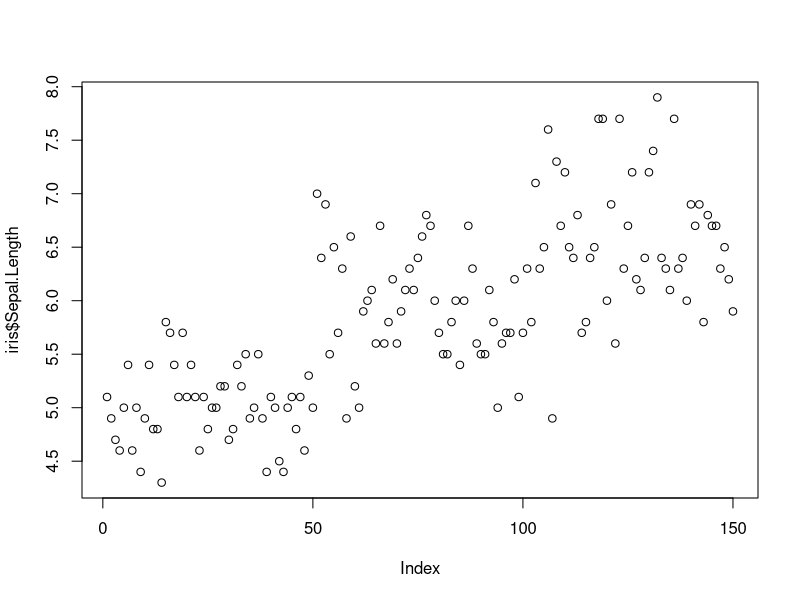
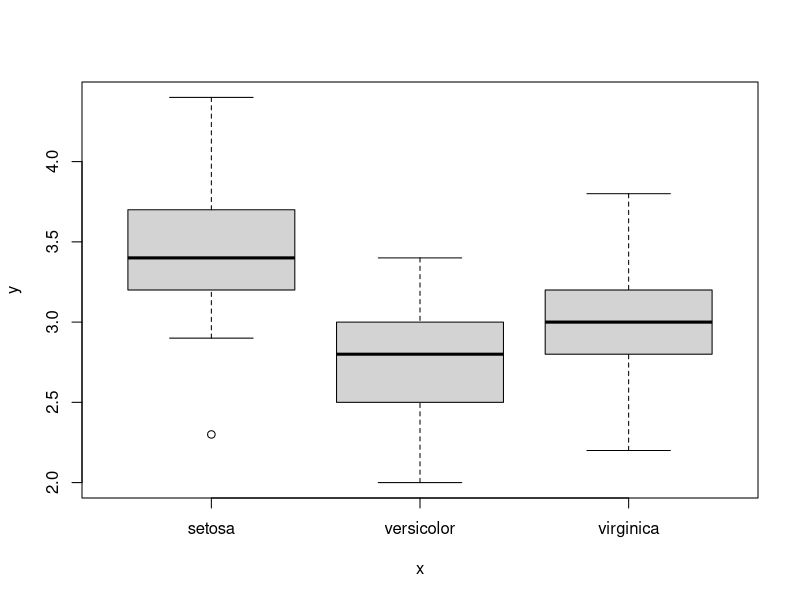
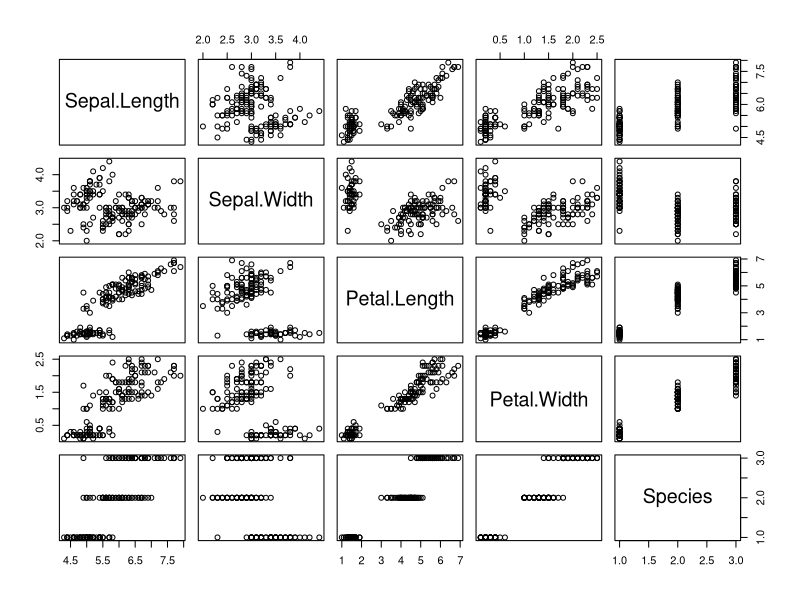
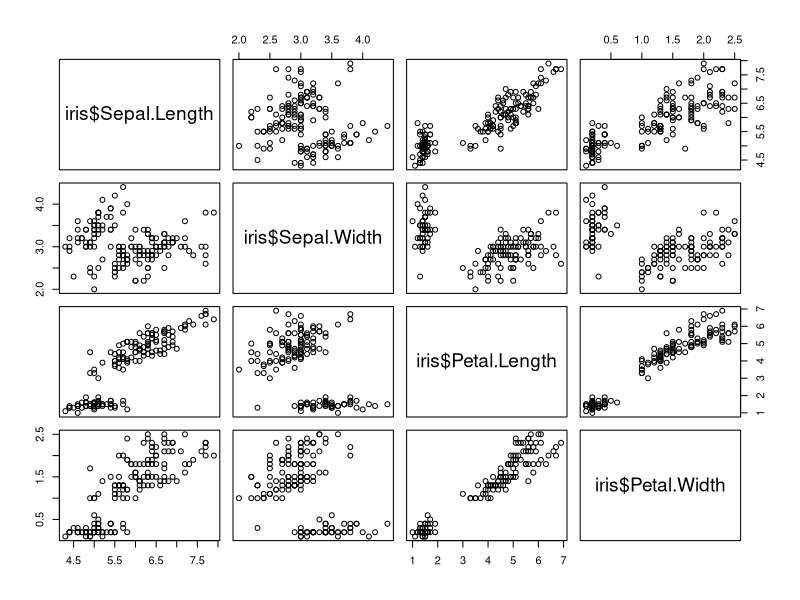
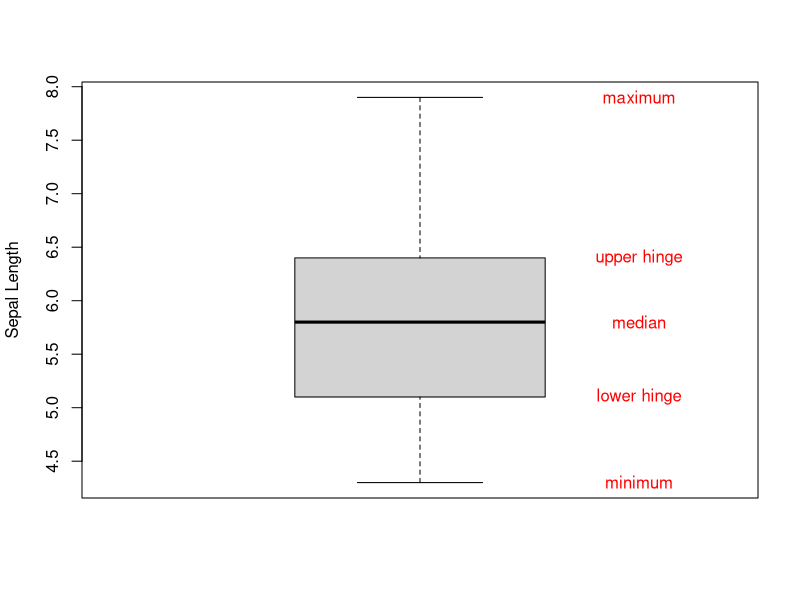
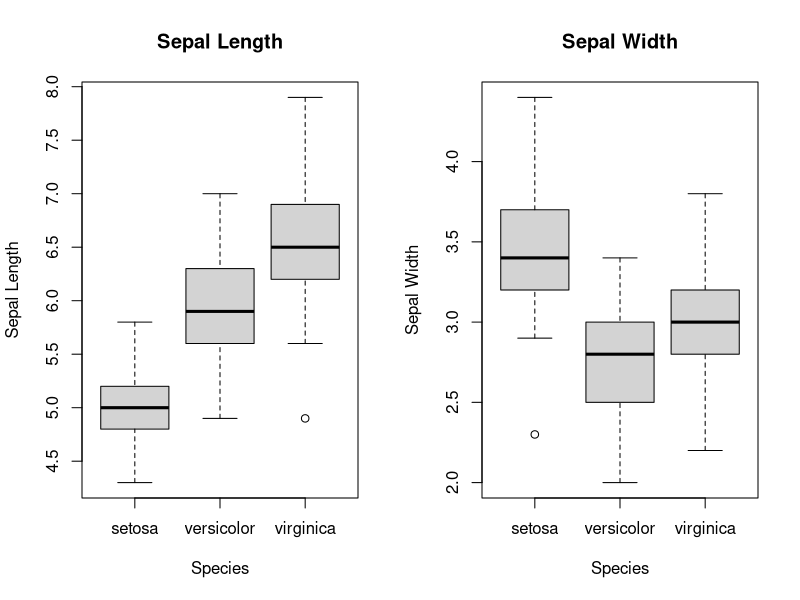

Source code (R) for these figures, in order:
plot(iris$Sepal.Length)
plot(iris$Species, iris$Sepal.Width)
plot(iris)
plot(~iris$Sepal.Length+iris$Sepal.Width+iris$Petal.Length+iris$Petal.Width)

#qqnorm, qqline, qqplot

attach(iris)
boxplot(Sepal.Length, ylab="Sepal Length")
f = fivenum(Sepal.Length)
text(rep(1.35,5), f, labels=c("minimum", "lower hinge", "median", "upper hinge", "maximum"), cex.axis=1.5, col="red")

par(mfrow=c(1,2)) # Try with c(2,1), to arrange the plots row wise.
boxplot(Sepal.Length~Species, main="Sepal Length", xlab="Species", ylab="Sepal Length")
boxplot(Sepal.Width~Species, main="Sepal Width", xlab="Species", ylab="Sepal Width")
